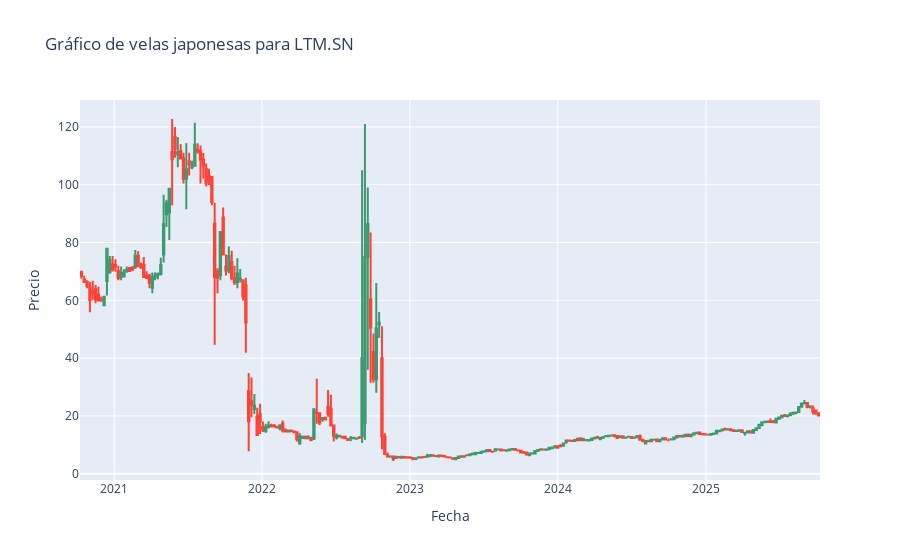

The code cell stored with this chart in its notebook:
### Markdown cell above
---
<div style="text-align: center;">
    <h2><strong>LATAM</strong></h2>
    <h3>Ticker: LTM</h3>
</div>

### Code cell
# Selecciona el ticker que quieres analizar
ticker = tickers[3]  # Por ejemplo, el primero de la lista

# Si descargaste los datos en formato multi-index, selecciona el ticker así:
df_ticker = data.xs(ticker, axis=1, level=1)
df_ticker = df_ticker.dropna()
# Graficar precios de apertura y cierre
fig = go.Figure(data=[
    go.Candlestick(
        x=df_ticker.index,
        open=df_ticker['Open'],
        high=df_ticker['High'],
        low=df_ticker['Low'],
        close=df_ticker['Close'],
        name='Precio'
    )
])

fig.update_layout(
    title=f'Gráfico de velas japonesas para {ticker}',
    xaxis_title='Fecha',
    yaxis_title='Precio',
    xaxis_rangeslider_visible=False
)

fig.show()

# Calcular variaciones
# Variación semanal (última semana vs anterior)
var_semana = (df_ticker['Close'].iloc[-1] - df_ticker['Close'].iloc[-2])/df_ticker['Close'].iloc[-2] * 100
# Variación mensual (último vs hace 4 semanas)
var_mes = (df_ticker['Close'].iloc[-1] - df_ticker['Close'].iloc[-5])/df_ticker['Close'].iloc[-5] * 100
# Variación anual (último vs hace 52 semanas)
var_anio = (df_ticker['Close'].iloc[-1] - df_ticker['Close'].iloc[-53])/df_ticker['Close'].iloc[-53] * 100

print(f"Variación semanal: {var_semana:.2f}%")
print(f"Variación mensual: {var_mes:.2f}%")
print(f"Variación anual  : {var_anio:.2f}%")

### Figure 1 — Plotly figure (JSON) as saved in the notebook; plotly's stock layout.template omitted (floating-point values rounded to 4 significant figures; data arrays with more than 128 entries replaced by an {"elided": "..."} marker saying what was removed)
{"data": [{"close": {"elided": "261 float values"}, "high": {"elided": "261 float values"}, "low": {"elided": "261 float values"}, "name": "Precio", "open": {"elided": "261 float values"}, "type": "candlestick", "x": {"elided": "261 str values"}}], "layout": {"title": {"text": "Gráfico de velas japonesas para LTM.SN"}, "xaxis": {"rangeslider": {"visible": false}, "title": {"text": "Fecha"}}, "yaxis": {"title": {"text": "Precio"}}}}
